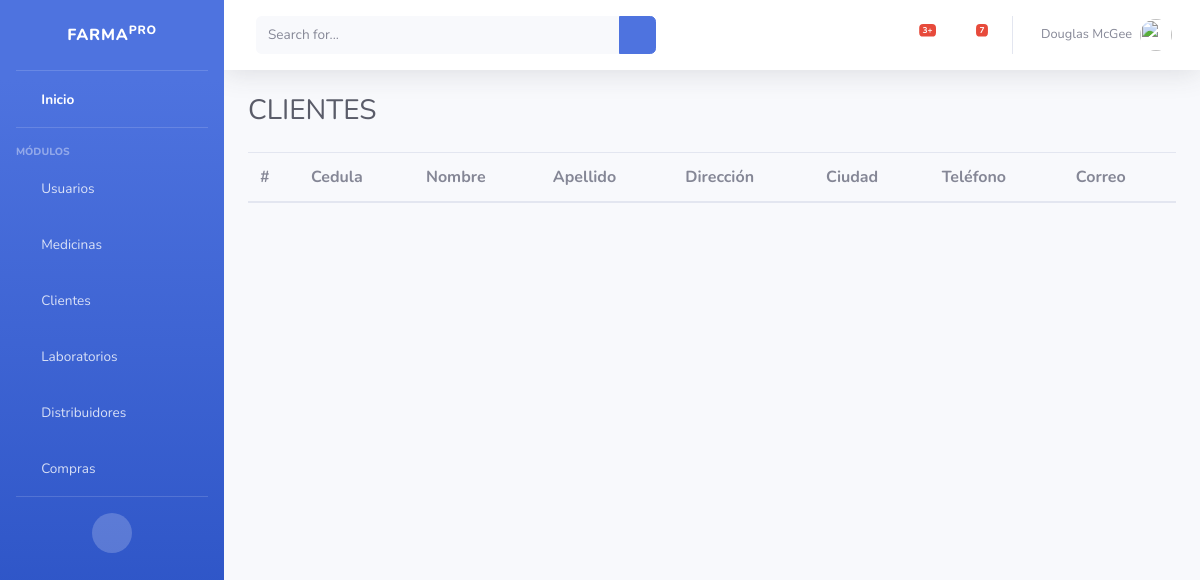
The page /clientes/ on the database as committed earlier.
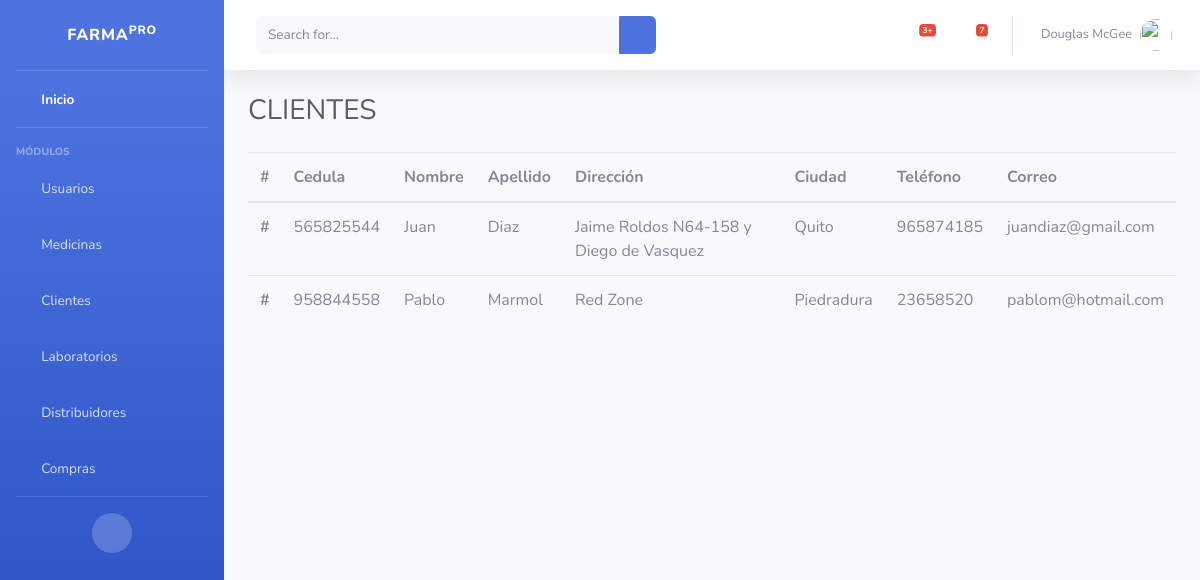
The same page on the database as committed later.
### clientes/models.py (models this page shows, shortened)
class Cliente(models.Model):
    cedula = models.CharField(max_length = 10, verbose_name="Cédula")
    nombre_cliente = models.CharField(max_length = 50, verbose_name="Nombre")
    apellido_cliente = models.CharField(max_length = 50, verbose_name="Apellido")
    direccion_cliente = models.CharField(max_length = 50, verbose_name="Dirección")
    ciudad_cliente = models.CharField(max_length = 20, verbose_name="Ciudad")
    telefono_cliente = models.CharField(max_length = 10,verbose_name="teléfono")
    correo_cliente = models.CharField(max_length = 50, verbose_name="Correo")
    created = models.DateTimeField(auto_now_add = True)
    updated = models.DateTimeField(auto_now = True)
    class Meta:
        verbose_name = "Cliente"
        verbose_name_plural = "Clientes"

### clientes/views.py (the view)
# urls.py: path('clientes/', clientes_views.clientes, name="clientes"),
def clientes(request):
    clientes=Cliente.objects.all()
    return render(request,"clientes/clientes.html", {"clientes":clientes})

### clientes/templates/clientes/clientes.html
{% extends 'core/base.html' %}
{% block cabecera %}
CLIENTES
{% endblock %}
{% block pie %}
<table class="table table-hover">
<thead>
    <tr>
      <th scope="col">#</th>
      <th scope="col">Cedula</th>
      <th scope="col">Nombre</th>
      <th scope="col">Apellido</th>
      <th scope="col">Dirección</th>
      <th scope="col">Ciudad</th>
      <th scope="col">Teléfono</th>
      <th scope="col">Correo</th>
    </tr>
  </thead>
    <tbody>
        {% for cliente in clientes %}
    <tr>
        <th scope="row">#</th>
        <td>{{cliente.cedula}}</td>
        <td>{{cliente.nombre_cliente}}</td>
        <td>{{cliente.apellido_cliente}}</td>
        <td>{{cliente.direccion_cliente}}</td>
        <td>{{cliente.ciudad_cliente}}</td>
        <td>{{cliente.telefono_cliente}}</td>
        <td>{{cliente.correo_cliente}}</td>
    </tr>
    {% endfor %}
    </tbody>
</table>
{% endblock %}

### core/templates/core/base.html (shortened to what this page needs)
<!DOCTYPE html>
<html lang="en">
<head>
    {% load static %}
    <link href="{% static 'core/vendor/fontawesome-free/css/all.min.css' %}" rel="stylesheet" type="text/css">
    <link href="{% static 'core/css/sb-admin-2.min.css' %}" rel="stylesheet">
</head>
<body id="page-top">
    <div id="wrapper">
        <ul class="navbar-nav bg-gradient-primary sidebar sidebar-dark accordion" id="accordionSidebar">
            <a class="sidebar-brand d-flex align-items-center justify-content-center" href="{% url 'home' %}">
                <div class="sidebar-brand-text mx-3">FARMA<sup>PRO</sup></div>
              </a>
            <hr class="sidebar-divider my-0">
            <li class="nav-item active">
                <a class="nav-link" href="{% url 'home' %}">
                    <i class="fas fa-fw fa-tachometer-alt"></i>
                    <span>Inicio</span></a>
            </li>
            <hr class="sidebar-divider">
            <div class="sidebar-heading">
                Módulos
            </div>
            <li class="nav-item">
                <a class="nav-link" href="{% url 'usuarios' %}">
                    <i class="fas fa-fw fa-chart-area"></i>
                    <span>Usuarios</span></a>
            </li>
            <li class="nav-item">
                <a class="nav-link" href="{% url 'medicamentos:medicamentos' %}">
                    <i class="fas fa-fw fa-table"></i>
                    <span>Medicinas</span></a>
            </li>
            <li class="nav-item">
              <a class="nav-link" href="{% url 'clientes' %}">
                  <i class="fas fa-fw fa-table"></i>
                  <span>Clientes</span></a>
          </li>
          <li class="nav-item">
            <a class="nav-link" href="{% url 'laboratorios:laboratorios' %}">
                <i class="fas fa-fw fa-table"></i>
                <span>Laboratorios</span></a>
        </li>
        <li class="nav-item">
          <a class="nav-link" href="{% url 'distribuidores' %}">
              <i class="fas fa-fw fa-table"></i>
              <span>Distribuidores</span></a>
      </li>
    <li class="nav-item">
      <a class="nav-link" href="{% url 'compras' %}">
          <i class="fas fa-fw fa-table"></i>
          <span>Compras</span></a>
  </li>
            <hr class="sidebar-divider d-none d-md-block">
            <div class="text-center d-none d-md-inline">
                <button class="rounded-circle border-0" id="sidebarToggle"></button>
            </div>
        </ul>
        <div id="content-wrapper" class="d-flex flex-column">
            <div id="content">
                <nav class="navbar navbar-expand navbar-light bg-white topbar mb-4 static-top shadow">
                    <form
                        class="d-none d-sm-inline-block form-inline mr-auto ml-md-3 my-2 my-md-0 mw-100 navbar-search">
                        <div class="input-group">
                            <input type="text" class="form-control bg-light border-0 small" placeholder="Search for..."
                                aria-label="Search" aria-describedby="basic-addon2">
                            <div class="input-group-append">
                                <button class="btn btn-primary" type="button">
                                    <i class="fas fa-search fa-sm"></i>
                                </button>
                            </div>
                        </div>
                    </form>
                    <ul class="navbar-nav ml-auto">
                        <li class="nav-item dropdown no-arrow mx-1">
                            <a class="nav-link dropdown-toggle" href="#" id="alertsDropdown" role="button"
                                data-toggle="dropdown" aria-haspopup="true" aria-expanded="false">
                                <i class="fas fa-bell fa-fw"></i>
                                <span class="badge badge-danger badge-counter">3+</span>
                            </a>
                        </li>
                        <li class="nav-item dropdown no-arrow mx-1">
                            <a class="nav-link dropdown-toggle" href="#" id="messagesDropdown" role="button"
                                data-toggle="dropdown" aria-haspopup="true" aria-expanded="false">
                                <i class="fas fa-envelope fa-fw"></i>
                                <span class="badge badge-danger badge-counter">7</span>
                            </a>
                        </li>
                        <li class="nav-item dropdown no-arrow">
                            <a class="nav-link dropdown-toggle" href="#" id="userDropdown" role="button"
                                data-toggle="dropdown" aria-haspopup="true" aria-expanded="false">
                                <span class="mr-2 d-none d-lg-inline text-gray-600 small">Douglas McGee</span>
                                <img class="img-profile rounded-circle"
                                    src="{% static 'core/img/undraw_profile.svg' %}">
                            </a>
                        </li>
                    </ul>
                </nav>
                <div class="container-fluid">
                    <div class="d-sm-flex align-items-center justify-content-between mb-4">
                        <h1 class="h3 mb-0 text-gray-800">{%  block cabecera %} {% endblock %} </h1>
                    </div>
                    {%  block pie %} {% endblock %}
        </div>
    </div>
</body>
</html>

Rows that differ between the two databases and show on the page:
added Cliente: cedula "565825544", nombre_cliente "Juan", apellido_cliente "Diaz", direccion_cliente "Jaime Roldos N64-158 y Diego de Vasquez", ciudad_cliente "Quito", telefono_cliente "965874185", correo_cliente "juandiaz@gmail.com"
added Cliente: cedula "958844558", nombre_cliente "Pablo", apellido_cliente "Marmol", direccion_cliente "Red Zone", ciudad_cliente "Piedradura", telefono_cliente "23658520", correo_cliente "pablom@hotmail.com"
